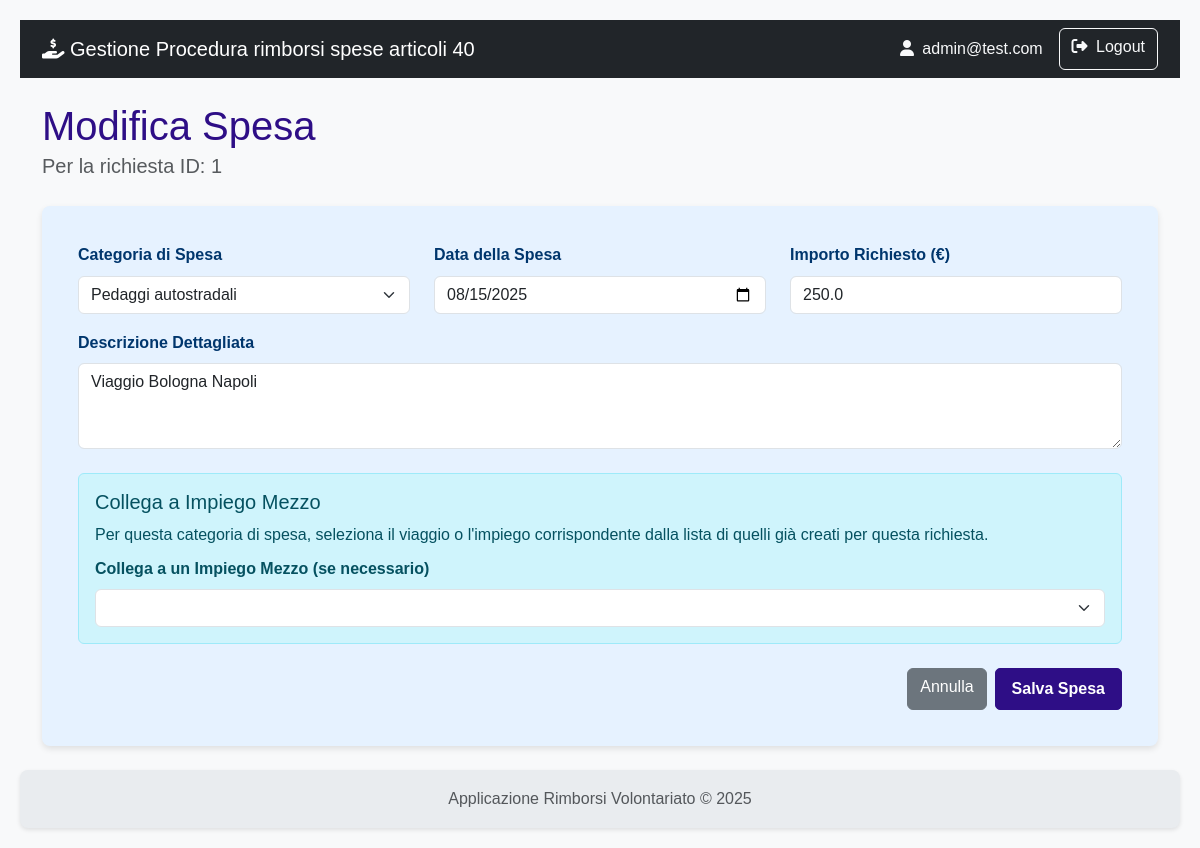
/richiesta/1/spese/2/modifica (signed in), run on the app's committed database.
### rimborsi/models.py (models this page shows)
class User(db.Model, UserMixin):
    id = db.Column(db.Integer, primary_key=True)
    username = db.Column(db.String(80), nullable=False)
    email = db.Column(db.String(120), nullable=False)
    password_hash = db.Column(db.String(120), nullable=False)
    role = db.Column(db.String(20), nullable=False)
    organizzazioni = db.relationship('Organizzazione', secondary=associazione_utente_organizzazione, back_populates='utenti_compilatori')
    __table_args__ = (
        db.UniqueConstraint('username', name='uq_user_username'),
        db.UniqueConstraint('email', name='uq_user_email'),
    )

class Richiesta(db.Model):
    id = db.Column(db.Integer, primary_key=True)
    codice_uni = db.Column(db.String(25),  nullable=False)
    stato = db.Column(db.String(1), default='A', nullable=False)
    esito = db.Column(db.String(1))
    attivita_svolta = db.Column(db.Text)
    data_inizio_attivita = db.Column(db.Date)
    data_fine_attivita = db.Column(db.Date)
    numero_volontari_coinvolti = db.Column(db.Integer)
    data_creazione = db.Column(db.DateTime, default=datetime.utcnow)
    data_invio = db.Column(db.DateTime)
    protocollo_invio = db.Column(db.String(50), nullable=True)
    note_istruttoria = db.Column(db.Text, nullable=True)
    data_fine_istruttoria = db.Column(db.DateTime)
    protocollo_istruttoria = db.Column(db.String(50), nullable=True)
    evento_id = db.Column(db.Integer, db.ForeignKey('evento.id'), nullable=False)
    organizzazione_id = db.Column(db.Integer, db.ForeignKey('organizzazione.id'), nullable=False)
    impieghi = db.relationship('ImpiegoMezzoAttrezzatura', backref='richiesta', lazy=True, cascade="all, delete-orphan")
    spese = db.relationship('Spesa', backref='richiesta', lazy=True, cascade="all, delete-orphan")
    __table_args__ = (
        db.UniqueConstraint('protocollo_invio', name='uq_richiesta_protocollo_invio'),
        db.UniqueConstraint('protocollo_istruttoria', name='uq_richiesta_protocollo_istruttoria'),
        db.UniqueConstraint('codice_uni', name='uq_richiesta_codice_uni')
    )

class Spesa(db.Model):
    id = db.Column(db.Integer, primary_key=True)
    data_spesa = db.Column(db.Date, nullable=False)
    categoria = db.Column(db.String(1), nullable=False)
    descrizione_spesa = db.Column(db.String(250))
    importo_richiesto = db.Column(db.Float, nullable=False)
    importo_approvato = db.Column(db.Float)
    note_istruttoria = db.Column(db.Text)
    richiesta_id = db.Column(db.Integer, db.ForeignKey('richiesta.id'), nullable=False)
    documenti = db.relationship('DocumentoSpesa', backref='spesa', lazy=True, cascade="all, delete-orphan")
    impiego_id = db.Column(db.Integer, db.ForeignKey('impiego_mezzo_attrezzatura.id'), nullable=True)

### rimborsi/richiesta/routes.py (the view, shortened to what this page needs)
@richiesta_bp.route('/<int:richiesta_id>/spese/<int:spesa_id>/modifica', methods=['GET', 'POST'])
@login_required
def modifica_spesa(richiesta_id, spesa_id):
    spesa = Spesa.query.get_or_404(spesa_id)
    richiesta = Richiesta.query.get_or_404(richiesta_id)
    form = SpesaForm(obj=spesa, richiesta_id=richiesta_id)
    return render_template('richiesta/crea_modifica_spesa.html',
                           form=form,
                           richiesta=richiesta,
                           titolo="Modifica Spesa")

### rimborsi/richiesta/forms.py (shortened to what this page needs)
class SpesaForm(FlaskForm):
    categoria = SelectField('Categoria di Spesa', choices=[
        ('01', 'Carburante'), ('02', 'Pedaggi autostradali'), ('03', 'Pasti'),
        ('04', 'Ripristino danni mezzi'), ('05', 'Viaggio'), ('06', 'Altro')
    ], validators=[DataRequired()])
    data_spesa = DateField('Data della Spesa', format='%Y-%m-%d', validators=[DataRequired()])
    descrizione_spesa = TextAreaField('Descrizione Dettagliata', validators=[DataRequired(), Length(max=250)])
    importo_richiesto = FloatField('Importo Richiesto (€)', validators=[DataRequired()])
    impiego = QuerySelectField('Collega a un Impiego Mezzo (se necessario)',
                               get_label=lambda i: f"{i.mezzo_attrezzatura.targa_inventario} del {i.data_ora_inizio_impiego.strftime('%d/%m')}",
                               allow_blank=True)
    submit = SubmitField('Salva Spesa')
    def __init__(self, richiesta_id, *args, **kwargs):
        super(SpesaForm, self).__init__(*args, **kwargs)
        self.impiego.query = impieghi_disponibili_query(richiesta_id)

### rimborsi/richiesta/forms.py (called while the page is built)
def impieghi_disponibili_query(richiesta_id):
    return ImpiegoMezzoAttrezzatura.query.filter_by(richiesta_id=richiesta_id).all()

### rimborsi/templates/richiesta/crea_modifica_spesa.html (shortened to what this page needs)
{% extends 'base.html' %}
{% block content %}
    <div class="mb-4">
        <h1 class="mb-0">{{ titolo }}</h1>
        <p class="lead text-muted">Per la richiesta ID: {{ richiesta.id }}</p>
    </div>
    <div class="card shadow-sm">
        <div class="card-body">
            <form method="POST" action="" novalidate>
                <div class="row">
                    <div class="col-md-4 mb-3">
                        {{ form.categoria.label(class="form-label fw-bold") }}
                        {{ form.categoria(class="form-select") }}
                    </div>
                    <div class="col-md-4 mb-3">
                        {{ form.data_spesa.label(class="form-label fw-bold") }}
                        {{ form.data_spesa(class="form-control") }}
                    </div>
                    <div class="col-md-4 mb-3">
                        {{ form.importo_richiesto.label(class="form-label fw-bold") }}
                        {{ form.importo_richiesto(class="form-control") }}
                    </div>
                </div>
                <div class="mb-3">
                    {{ form.descrizione_spesa.label(class="form-label fw-bold") }}
                    {{ form.descrizione_spesa(class="form-control", rows=3) }}
                </div>
                <div id="sezione-collega-impiego" class="mt-4" style="display: none;">
                    <div class="alert alert-info">
                        <h5 class="alert-heading">Collega a Impiego Mezzo</h5>
                        <p class="mb-2">Per questa categoria di spesa, seleziona il viaggio o l'impiego corrispondente dalla lista di quelli già creati per questa richiesta.</p>
                        {{ form.impiego.label(class="form-label fw-bold") }}
                        {{ form.impiego(class="form-select" + (" is-invalid" if form.impiego.errors else "")) }}
                    </div>
                </div>
                <div class="d-flex justify-content-end mt-4">
                    <a href="{{ url_for('richiesta.dettaglio_richiesta', richiesta_id=richiesta.id) }}" class="btn btn-secondary me-2">Annulla</a>
                    {{ form.submit(class="btn btn-primary") }}
                </div>
            </form>
        </div>
    </div>
{% endblock %}

### rimborsi/templates/base.html (shortened to what this page needs)
<!doctype html>
<html lang="it" class="h-100">
<head>
    <link href="https://cdn.jsdelivr.net/npm/bootstrap@5.3.3/dist/css/bootstrap.min.css" rel="stylesheet" xintegrity="sha384-QWTKZyjpPEjISv5WaRU9OFeRpok6YctnYmDr5pNlyT2bRjXh0JMhjY6hW+ALEwIH">
    <link rel="stylesheet" href="https://cdnjs.cloudflare.com/ajax/libs/font-awesome/6.5.2/css/all.min.css" xintegrity="sha512-SnH5WK+bZxgPHs44uWIX+LLJAJ9/2PkPKZ5QiAj6Ta86w+fsb2TkcmfRyVX3pBnMFcV7oQPJkl9QevSCWr3W6A==" />
    <link rel="stylesheet" href="{{ url_for('static', filename='css/styles.css') }}">
</head>
<body>
    <nav class="navbar navbar-expand-lg navbar-dark bg-dark">
        <div class="container">
            <a class="navbar-brand" href="{{ url_for('auth.index') }}">
                <i class="fas fa-hand-holding-dollar"></i>
                Gestione Procedura rimborsi spese articoli 40
            </a>
            <div class="collapse navbar-collapse" id="navbarNav">
                <div class="d-flex ms-auto">
                    {% if current_user.is_authenticated %}
                        <span class="navbar-text me-3 text-light">
                            <i class="fas fa-user me-1"></i> {{ current_user.email }}
                        </span>
                        <a href="{{ url_for('auth.logout') }}" class="btn btn-outline-light">
                            <i class="fas fa-sign-out-alt me-1"></i> Logout
                        </a>
                    {% else %}
                        <a href="{{ url_for('auth.registrati') }}" class="btn btn-outline-light me-2">Registrati</a>
                        <a href="{{ url_for('auth.login') }}" class="btn btn-outline-light">Login</a>
                    {% endif %}
                </div>
            </div>
        </div>
    </nav>
    <main class="container my-4">
        {% block content %}{% endblock %}
    </main>
    <footer class="footer mt-auto py-3">
        <div class="container text-center">
            <span class="text-muted">Applicazione Rimborsi Volontariato &copy; 2025</span>
        </div>
    </footer>
</body>
</html>

### rimborsi/static/css/styles.css (style rules this page uses)
:root { --color-primary: #2e0e86; --color-primary-hover: #142fca; --color-text-light: #ffffff; --color-card-bg: #e6f2ff; --color-card-text: #00366d; --color-bg: #f4f4f4; --color-text-dark: #333; --color-link: #0055a4; --border-radius: 8px; --box-shadow: 0 2px 4px rgba(0, 0, 0, 0.1); --box-shadow-card: 0 3px 6px rgba(0, 0, 0, 0.1); --transition-standard: all 0.3s ease; }
body { font-family: Arial, sans-serif; background-color: var(--color-bg); color: var(--color-text-dark); margin: 0; padding: 20px; line-height: 1.6; }
h1, h2, h3, h4, h5, h6 { color: var(--color-primary); margin-top: 0; }
a { color: var(--color-link); text-decoration: none; }
.btn-primary { background-color: var(--color-primary) !important; border-color: var(--color-primary) !important; color: var(--color-text-light) !important; font-weight: bold !important; text-decoration: none !important; display: inline-flex !important; align-items: center !important; justify-content: center !important; padding: 0.5rem 1rem !important; border-radius: 5px !important; transition: var(--transition-standard) !important; cursor: pointer; }
.card { flex: 1; background-color: var(--color-card-bg); color: var(--color-card-text); border-radius: var(--border-radius); padding: 20px; box-shadow: var(--box-shadow-card); transition: transform 0.2s ease-in-out; border: none; }
.shadow-sm { box-shadow: var(--box-shadow-card) !important; }
.text-center { text-align: center; }
.footer { display: flex; justify-content: left; gap: 20px; background-color: var(--color-primary); padding: 15px 20px; border-radius: var(--border-radius); margin-top: 20px; box-shadow: var(--box-shadow); }

### rimborsi/templates/base.html (style rules this page uses)
body { display: flex; flex-direction: column; min-height: 100vh; background-color: #f8f9fa; }
main { flex: 1; }
.footer { background-color: #e9ecef; }

### data on the page
User: email "admin@test.com"
Richiesta: id "1"
Spesa: categoria "Pedaggi autostradali", data_spesa "08/15/2025", importo_richiesto "250.0", descrizione_spesa "Viaggio Bologna Napoli"

### other printed values
{{ titolo }} "Modifica Spesa"
